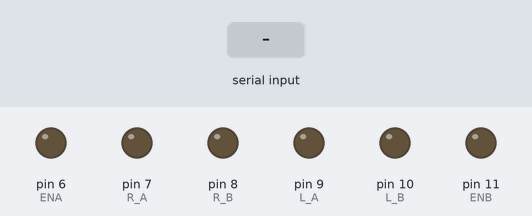
The sketch below on a simulated Arduino Uno, built with avr-gcc and run on an emulated ATmega328P. Shown: output pins drawn as LEDs (lit = HIGH). The inputs (shaded band) are chosen by the test bench.

Above: at 1.2 s.
1.3 s: "F" received over Serial
At 2.5 s:
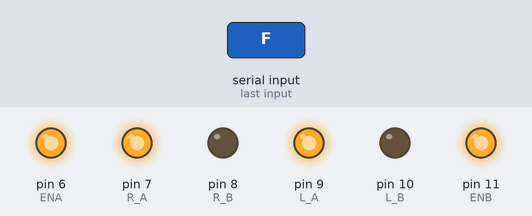
2.8 s: "B" received over Serial
At 3.6 s:
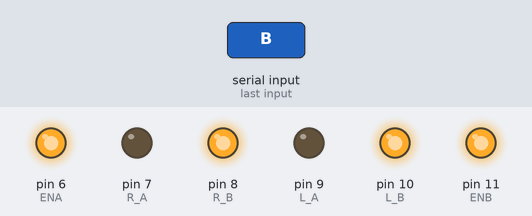
4.3 s: "R" received over Serial
At 4.7 s:
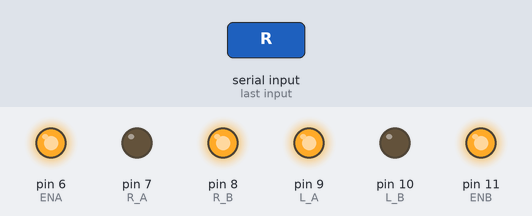
5.8 s: "L" received over Serial
At 7.0 s:
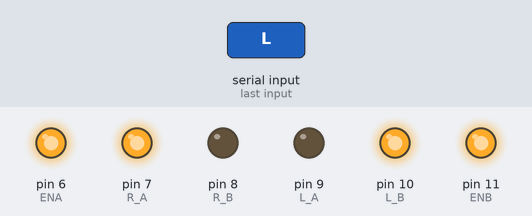
7.3 s: "S" received over Serial
At 8.2 s:
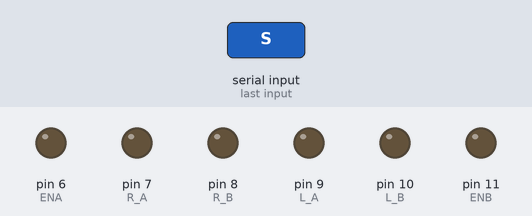
Timing chart, 0 to 9.8 s (numbered marks = the images above; inputs shaded):
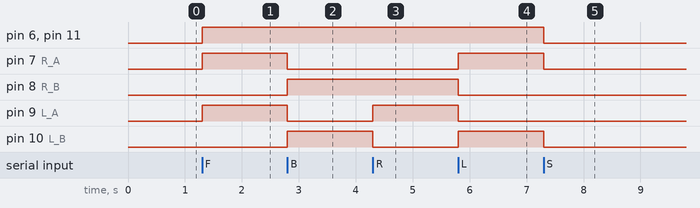

The sketch:

Bluetooth_car.ino
```cpp
#define R_A 7
#define R_B 8
#define L_A 9
#define L_B 10
#define ENA 6
#define ENB 11
int pin;
int i;
char data;
int duration;
int distance;
void forward(){
 digitalWrite(R_A,HIGH);
 digitalWrite(R_B,LOW);
 digitalWrite(L_A,HIGH);
 digitalWrite(L_B,LOW);
 analogWrite(ENA,1023);
 analogWrite(ENB,1023);
 }
 void backward(){
 digitalWrite(R_A,LOW);
 digitalWrite(R_B,HIGH);
 digitalWrite(L_A,LOW);
 digitalWrite(L_B,HIGH);
 analogWrite(ENA,1023);
 analogWrite(ENB,1023);
 }
 void brakes(){
 digitalWrite(R_A,LOW);
 digitalWrite(R_B,LOW);
 digitalWrite(L_A,LOW);
 digitalWrite(L_B,LOW);
 analogWrite(ENA,0);
 analogWrite(ENB,0);

 }
 void Right(){
 digitalWrite(R_A,LOW);
 digitalWrite(R_B,HIGH);
 digitalWrite(L_A,HIGH);
 digitalWrite(L_B,LOW);
 analogWrite(ENA,1023);
 analogWrite(ENB,1023);


 }
 void Left(){
 digitalWrite(R_A,HIGH);
 digitalWrite(R_B,LOW);
 digitalWrite(L_A,LOW);
 digitalWrite(L_B,HIGH);
 analogWrite(ENA,1023);
 analogWrite(ENB,1023);

 }


void setup() {
 Serial.begin(9600);
 pinMode(R_A,OUTPUT);
 pinMode(R_B,OUTPUT);
 pinMode(ENA,OUTPUT);
 pinMode(L_A,OUTPUT);
 pinMode(L_B,OUTPUT);
 pinMode(ENB,OUTPUT);
 analogWrite(ENA,0);
 analogWrite(ENB,0);


 brakes();

}

void loop() {
  if (Serial.available()){
    data = Serial.read();


  switch(data){
    case 'F':forward();
    break;

    case 'B':backward();
    break;

    case 'S':brakes();
    break;

    case 'R':Right();
    break;

    case 'L':Left();
    break;


  default :break;
  }

 }
}
```

Measured:
- after the input at 1.3 s, pin 6 (ENA), pin 7 (R_A), pin 9 (L_A), pin 11 (ENB): LOW → HIGH at once
- after the input at 2.8 s, pin 7 (R_A), pin 9 (L_A): HIGH → LOW at once; pin 8 (R_B), pin 10 (L_B): LOW → HIGH at once
- after the input at 4.3 s, pin 9 (L_A): LOW → HIGH at once; pin 10 (L_B): HIGH → LOW at once
- after the input at 5.8 s, pin 7 (R_A), pin 10 (L_B): LOW → HIGH at once; pin 8 (R_B), pin 9 (L_A): HIGH → LOW at once
- after the input at 7.3 s, pin 6 (ENA), pin 7 (R_A), pin 10 (L_B), pin 11 (ENB): HIGH → LOW at once
